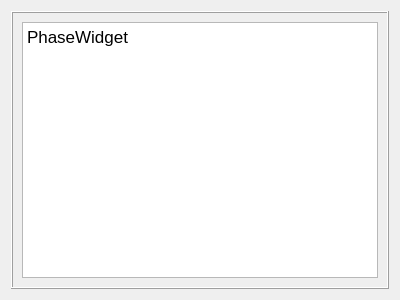
<?xml version="1.0" encoding="UTF-8"?>
<ui version="4.0">
 <class>PhaseWidget</class>
 <widget class="QWidget" name="PhaseWidget">
  <property name="geometry">
   <rect>
    <x>0</x>
    <y>0</y>
    <width>400</width>
    <height>300</height>
   </rect>
  </property>
  <property name="windowTitle">
   <string>Form</string>
  </property>
  <layout class="QGridLayout" name="gridLayout_2">
   <item row="0" column="0">
    <widget class="QFrame" name="frame">
     <property name="frameShape">
      <enum>QFrame::Box</enum>
     </property>
     <property name="frameShadow">
      <enum>QFrame::Raised</enum>
     </property>
     <layout class="QGridLayout" name="gridLayout">
      <item row="0" column="0">
       <widget class="QTextEdit" name="textEdit">
        <property name="html">
         <string>&lt;!DOCTYPE HTML PUBLIC &quot;-//W3C//DTD HTML 4.0//EN&quot; &quot;http://www.w3.org/TR/REC-html40/strict.dtd&quot;&gt;
&lt;html&gt;&lt;head&gt;&lt;meta name=&quot;qrichtext&quot; content=&quot;1&quot; /&gt;&lt;style type=&quot;text/css&quot;&gt;
p, li { white-space: pre-wrap; }
&lt;/style&gt;&lt;/head&gt;&lt;body style=&quot; font-family:'.AppleSystemUIFont'; font-size:13pt; font-weight:400; font-style:normal;&quot;&gt;
&lt;p style=&quot; margin-top:0px; margin-bottom:0px; margin-left:0px; margin-right:0px; -qt-block-indent:0; text-indent:0px;&quot;&gt;PhaseWidget&lt;/p&gt;&lt;/body&gt;&lt;/html&gt;</string>
        </property>
       </widget>
      </item>
     </layout>
    </widget>
   </item>
  </layout>
 </widget>
 <resources/>
 <connections/>
</ui>
